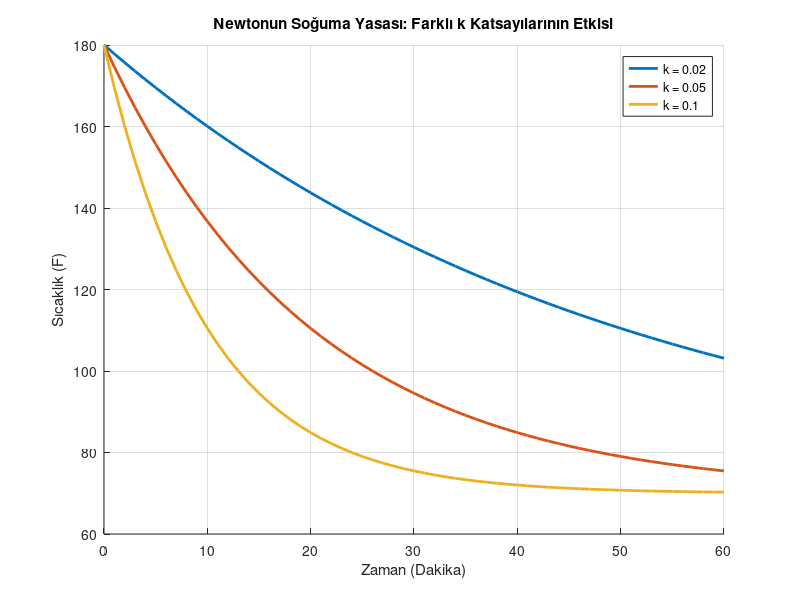

The MATLAB script that drew this image: (Note: this script raises an error after producing the figure.)
        % Newton'un Soğuma Yasası - Karşılaştırmalı Analiz Scripti

clear; clc;

Tm = 70;    
T0 = 180;   
t = 0:1:60;


k_degerleri = [0.02, 0.05, 0.1]; 

figure;
hold on; 
grid on;


for k = k_degerleri
    T = Tm + (T0 - Tm) * exp(-k * t);
    
    plot(t, T, 'LineWidth', 2, 'DisplayName', ['k = ', num2str(k)]);
end

title('Newtonun Soğuma Yasası: Farklı k Katsayılarının Etkisi');
xlabel('Zaman (Dakika)');
ylabel('Sıcaklık (F)');
legend('show'); 
ax = gca;
ax.FontSize = 12;

yline(120, '--r', 'İçme Sıcaklığı (120F)', 'LineWidth', 1.5);

hold off;
